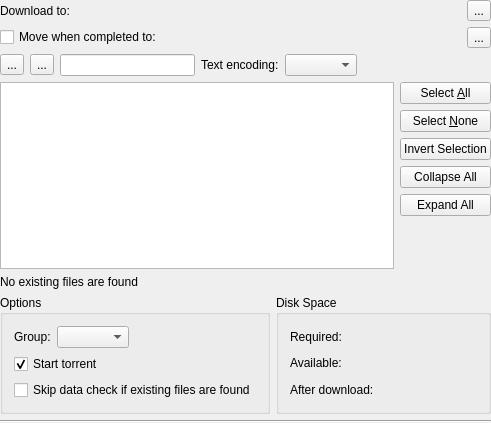
<?xml version="1.0" encoding="UTF-8"?>
<ui version="4.0">
 <class>FileSelectDlg</class>
 <widget class="QWidget" name="FileSelectDlg">
  <property name="geometry">
   <rect>
    <x>0</x>
    <y>0</y>
    <width>491</width>
    <height>423</height>
   </rect>
  </property>
  <property name="windowTitle">
   <string>Select Which Files You Want to Download</string>
  </property>
  <layout class="QVBoxLayout" name="verticalLayout_2">
   <property name="margin">
    <number>0</number>
   </property>
   <item>
    <layout class="QHBoxLayout">
     <item>
      <widget class="QLabel" name="textLabel1_2">
       <property name="text">
        <string>Download to:</string>
       </property>
       <property name="wordWrap">
        <bool>false</bool>
       </property>
      </widget>
     </item>
     <item>
      <widget class="KUrlRequester" name="m_downloadLocation"/>
     </item>
     <item>
      <widget class="QToolButton" name="m_download_location_history">
       <property name="toolTip">
        <string>History of all recently used download locations</string>
       </property>
       <property name="text">
        <string>...</string>
       </property>
      </widget>
     </item>
    </layout>
   </item>
   <item>
    <layout class="QHBoxLayout">
     <item>
      <widget class="QCheckBox" name="m_moveCompleted">
       <property name="toolTip">
        <string>Moves the files to the specified location when the torrent finishes downloading.</string>
       </property>
       <property name="text">
        <string>Move when completed to:</string>
       </property>
      </widget>
     </item>
     <item>
      <widget class="KUrlRequester" name="m_completedLocation"/>
     </item>
     <item>
      <widget class="QToolButton" name="m_move_when_completed_history">
       <property name="toolTip">
        <string>History of all recently used move when completed locations</string>
       </property>
       <property name="text">
        <string>...</string>
       </property>
      </widget>
     </item>
    </layout>
   </item>
   <item>
    <layout class="QHBoxLayout" name="horizontalLayout">
     <item>
      <widget class="QToolButton" name="m_tree">
       <property name="text">
        <string>...</string>
       </property>
      </widget>
     </item>
     <item>
      <widget class="QToolButton" name="m_list">
       <property name="text">
        <string>...</string>
       </property>
      </widget>
     </item>
     <item>
      <widget class="QLineEdit" name="m_filter"/>
     </item>
     <item>
      <widget class="QLabel" name="label">
       <property name="text">
        <string>Text encoding:</string>
       </property>
      </widget>
     </item>
     <item>
      <widget class="KComboBox" name="m_encoding"/>
     </item>
     <item>
      <spacer name="horizontalSpacer">
       <property name="orientation">
        <enum>Qt::Horizontal</enum>
       </property>
       <property name="sizeHint" stdset="0">
        <size>
         <width>40</width>
         <height>20</height>
        </size>
       </property>
      </spacer>
     </item>
    </layout>
   </item>
   <item>
    <layout class="QHBoxLayout">
     <item>
      <widget class="QTreeView" name="m_file_view">
       <property name="toolTip">
        <string>All files in the torrent, you can change them by double clicking on them.</string>
       </property>
      </widget>
     </item>
     <item>
      <layout class="QVBoxLayout">
       <item>
        <widget class="QPushButton" name="m_select_all">
         <property name="text">
          <string>Select &amp;All</string>
         </property>
        </widget>
       </item>
       <item>
        <widget class="QPushButton" name="m_select_none">
         <property name="text">
          <string>Select &amp;None</string>
         </property>
        </widget>
       </item>
       <item>
        <widget class="QPushButton" name="m_invert_selection">
         <property name="text">
          <string>Invert Selection</string>
         </property>
        </widget>
       </item>
       <item>
        <widget class="QPushButton" name="m_collapse_all">
         <property name="text">
          <string>Collapse All</string>
         </property>
        </widget>
       </item>
       <item>
        <widget class="QPushButton" name="m_expand_all">
         <property name="text">
          <string>Expand All</string>
         </property>
        </widget>
       </item>
       <item>
        <spacer>
         <property name="orientation">
          <enum>Qt::Vertical</enum>
         </property>
         <property name="sizeHint" stdset="0">
          <size>
           <width>20</width>
           <height>10</height>
          </size>
         </property>
        </spacer>
       </item>
      </layout>
     </item>
    </layout>
   </item>
   <item>
    <widget class="QLabel" name="m_existing_found">
     <property name="text">
      <string>No existing files are found</string>
     </property>
    </widget>
   </item>
   <item>
    <layout class="QHBoxLayout" name="horizontalLayout_3">
     <item>
      <widget class="QGroupBox" name="groupBox">
       <property name="title">
        <string>Options</string>
       </property>
       <layout class="QVBoxLayout" name="verticalLayout">
        <item>
         <layout class="QHBoxLayout" name="horizontalLayout_2">
          <item>
           <widget class="QLabel" name="textLabel2">
            <property name="sizePolicy">
             <sizepolicy hsizetype="Maximum" vsizetype="Preferred">
              <horstretch>0</horstretch>
              <verstretch>0</verstretch>
             </sizepolicy>
            </property>
            <property name="text">
             <string>Group:</string>
            </property>
            <property name="wordWrap">
             <bool>false</bool>
            </property>
           </widget>
          </item>
          <item>
           <widget class="QComboBox" name="m_cmbGroups"/>
          </item>
          <item>
           <spacer name="horizontalSpacer_2">
            <property name="orientation">
             <enum>Qt::Horizontal</enum>
            </property>
            <property name="sizeHint" stdset="0">
             <size>
              <width>40</width>
              <height>20</height>
             </size>
            </property>
           </spacer>
          </item>
         </layout>
        </item>
        <item>
         <widget class="QCheckBox" name="m_chkStartTorrent">
          <property name="enabled">
           <bool>true</bool>
          </property>
          <property name="sizePolicy">
           <sizepolicy hsizetype="Maximum" vsizetype="Fixed">
            <horstretch>0</horstretch>
            <verstretch>0</verstretch>
           </sizepolicy>
          </property>
          <property name="text">
           <string>Start torrent</string>
          </property>
          <property name="checked">
           <bool>true</bool>
          </property>
         </widget>
        </item>
        <item>
         <widget class="QCheckBox" name="m_skip_data_check">
          <property name="toolTip">
           <string>&lt;p&gt;When existing files have been found, skip the data check and assume that the files are fully downloaded.&lt;/p&gt;
&lt;p&gt;&lt;span style=&quot; font-weight:600;&quot;&gt;Note: &lt;/span&gt;only do this when you are absolutely sure.&lt;/p&gt;</string>
          </property>
          <property name="text">
           <string>Skip data check if existing files are found</string>
          </property>
         </widget>
        </item>
       </layout>
      </widget>
     </item>
     <item>
      <widget class="QGroupBox" name="groupBox1">
       <property name="title">
        <string>Disk Space</string>
       </property>
       <layout class="QHBoxLayout">
        <item>
         <layout class="QVBoxLayout">
          <item>
           <widget class="QLabel" name="textLabel1">
            <property name="text">
             <string>Required:</string>
            </property>
            <property name="wordWrap">
             <bool>false</bool>
            </property>
           </widget>
          </item>
          <item>
           <widget class="QLabel" name="textLabel3">
            <property name="text">
             <string>Available:</string>
            </property>
            <property name="wordWrap">
             <bool>false</bool>
            </property>
           </widget>
          </item>
          <item>
           <widget class="QLabel" name="textLabel6">
            <property name="text">
             <string>After download:</string>
            </property>
            <property name="wordWrap">
             <bool>false</bool>
            </property>
           </widget>
          </item>
         </layout>
        </item>
        <item>
         <layout class="QVBoxLayout">
          <item>
           <widget class="QLabel" name="lblRequired">
            <property name="wordWrap">
             <bool>false</bool>
            </property>
           </widget>
          </item>
          <item>
           <widget class="QLabel" name="lblFree">
            <property name="wordWrap">
             <bool>false</bool>
            </property>
           </widget>
          </item>
          <item>
           <widget class="QLabel" name="lblStatus">
            <property name="wordWrap">
             <bool>false</bool>
            </property>
           </widget>
          </item>
         </layout>
        </item>
        <item>
         <spacer>
          <property name="orientation">
           <enum>Qt::Horizontal</enum>
          </property>
          <property name="sizeHint" stdset="0">
           <size>
            <width>40</width>
            <height>20</height>
           </size>
          </property>
         </spacer>
        </item>
       </layout>
      </widget>
     </item>
    </layout>
   </item>
   <item>
    <widget class="Line" name="line">
     <property name="orientation">
      <enum>Qt::Horizontal</enum>
     </property>
    </widget>
   </item>
  </layout>
 </widget>
 <layoutdefault spacing="6" margin="11"/>
 <pixmapfunction>qPixmapFromMimeSource</pixmapfunction>
 <customwidgets>
  <customwidget>
   <class>KComboBox</class>
   <extends>QComboBox</extends>
   <header>kcombobox.h</header>
  </customwidget>
  <customwidget>
   <class>KUrlRequester</class>
   <extends>QFrame</extends>
   <header>kurlrequester.h</header>
  </customwidget>
 </customwidgets>
 <tabstops>
  <tabstop>m_downloadLocation</tabstop>
  <tabstop>m_cmbGroups</tabstop>
  <tabstop>m_chkStartTorrent</tabstop>
  <tabstop>m_select_all</tabstop>
  <tabstop>m_select_none</tabstop>
  <tabstop>m_invert_selection</tabstop>
 </tabstops>
 <includes>
  <include location="global">kurlrequester.h</include>
  <include location="global">klineedit.h</include>
  <include location="global">kpushbutton.h</include>
 </includes>
 <resources/>
 <connections/>
</ui>
